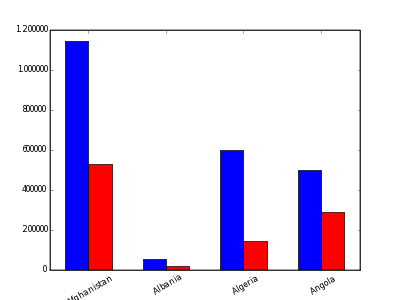

Source code (Python):
import matplotlib
matplotlib.use('Agg')
from pylab import *
import calendar

def webshow(img):
    savefig(img,dpi=50)
    print 'Content-Type: text/html\n'
    print '<img width="400" height="300" src="'+img+'" />'
    
countries=['Afghanistan','Albania','Algeria','Angola']
births=[1143717,53367,598519,498887]
deaths=[529623,16474,144694,285380]
clf()
bar(arange(len(births))-0.3,births, width=0.3)
bar(arange(len(deaths)),deaths, width=0.3,color='r')
xticks( arange(len(countries)),countries, rotation=30)
webshow("clusteredbarchart.png")